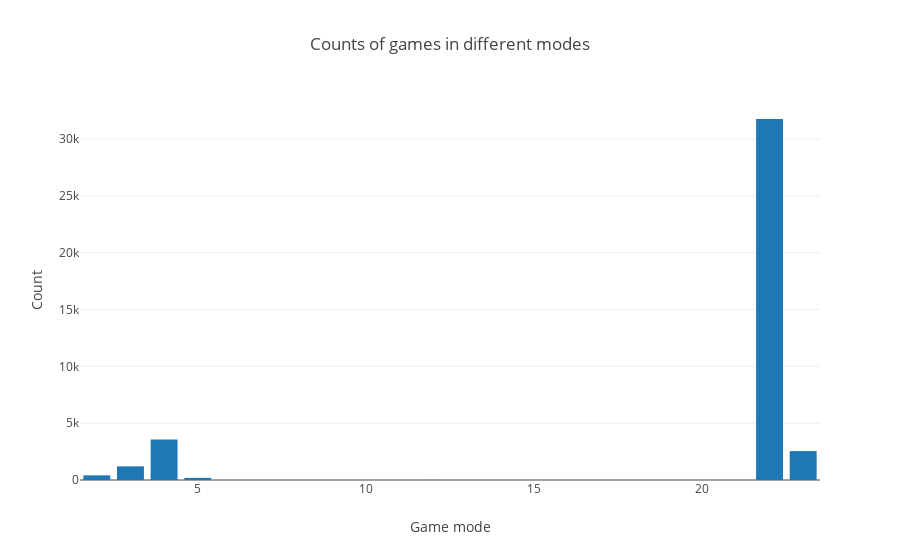

The cell this chart's notebook holds for it:
### Code cell
train_modes['game_mode'] = train_modes['game_mode'].astype(str)
data=[go.Bar(
    x=train_modes['game_mode'],
    y=train_modes['count'],
    name='Game mode'
)]

layout = go.Layout(title='Counts of games in different modes',
                  xaxis=dict(title='Game mode'),
                  yaxis=dict(title='Count'))

fig = go.Figure(data=data, layout=layout)
iplot(fig, filename='bar')

### Figure 1 — Plotly figure (JSON) as saved in the notebook; plotly's stock layout.template omitted (floating-point values rounded to 4 significant figures)
{"data": [{"name": "Game mode", "type": "bar", "uid": "b5487206-3ca8-4e65-aa9c-466db1c6dba4", "x": ["22", "4", "23", "3", "2", "5", "12", "16"], "y": [31762, 3564, 2546, 1200, 408, 188, 5, 2]}], "layout": {"title": {"text": "Counts of games in different modes"}, "xaxis": {"title": {"text": "Game mode"}}, "yaxis": {"title": {"text": "Count"}}}}
